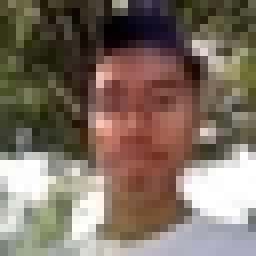
#> input picture images/jon.jpg, 32 x 32 px (shown 8 times larger)
$ python segment_binary.py
#> lines starting #> are read from the running program, lines starting #| are printed output that depends on the picture
# The QUBO formulation for binary clustering is specified in https://arxiv.org/pdf/1708.05753.pdf,
# with intensity / RGB difference as the distance metric.

from dwave_qbsolv import *
import cv2
import numpy as np
import matplotlib.pyplot as plt
from tqdm import tqdm

IMAGE = "jon.jpg" # file we are analyzing ... should only be about 32 x 32 sadly

image = cv2.imread("images/%s" % IMAGE, cv2.IMREAD_GRAYSCALE) # read image into numpy array
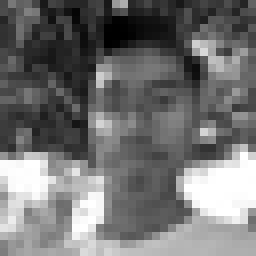
#> image: shape (32, 32) (shown 8 times larger); min 0, max 255, mean 114.4

H, W = image.shape[0], image.shape[1] # height and width of image
#> H = 32; W = 32
N = H * W # N = height * width
#> N = 1024
K = 2 # cluster counts
SCALE = 900

SNR = np.linalg.norm(np.mean(np.mean(image, axis=0), axis=0)) / np.linalg.norm(np.std(np.std(image, axis=0), axis=0))
#> SNR = 8.21

print("Found input SNR to be %f." % SNR)
#| Found input SNR to be 8.205450.
print("Scaling all loss to %f" % SCALE)

pixels = np.squeeze(np.reshape(image, (1, -1))) # flatten image into 1-D array
#> pixels = 1024 values, max 255 at index 638, min 0 at index 110, mean 114.4
diffs = np.zeros((N, N)) # store pairwise differences
sums = np.zeros(N) # store sum of all pairwise differences relative to i-th pixel
#> sums = 1024 values from 0 to 0

print("Calculating pairwise differences...")

for idx, pix in tqdm(enumerate(pixels)): # for all pixels in the image...
    diffs[idx] = (pixels - pix) * SCALE / 255 # assign pairwise difference for all pixels, scaled accordingly
    sums[idx] = np.sum(diffs[idx]) # assign sum of all pairwise differences relative to i-th pixel
#> this loop made 1024 passes
#> pix on passes 1 to 3: 73, 120, 97
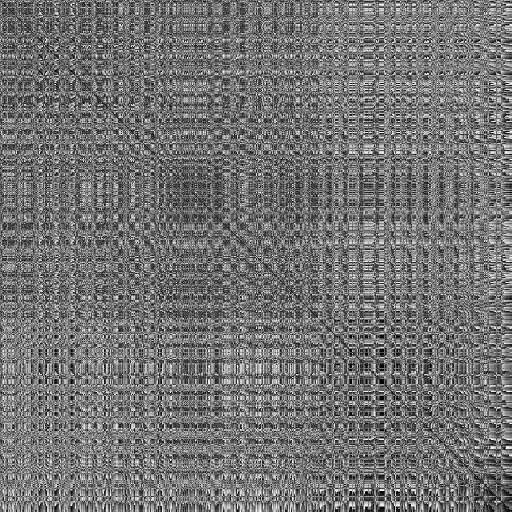
#> diffs: shape (1024, 1024) float64 (shown at 1/2 size); min 0, max 255.4, mean 116; drawn with min black and max white
#> after the loop, sums = 1024 values, max 135303.5 at index 645, min 103788.4 at index 31, mean 118779

h = {}
J = {}

print("Assigning pairwise cluster weights...")

for i in tqdm(range(N)):
    for j in range(N):
        J[(i, j)] = 0.5 * diffs[i][j]
#> after the loop, J = 1048576 items


#> (the run stopped early here; a loop or call above may not have finished)
